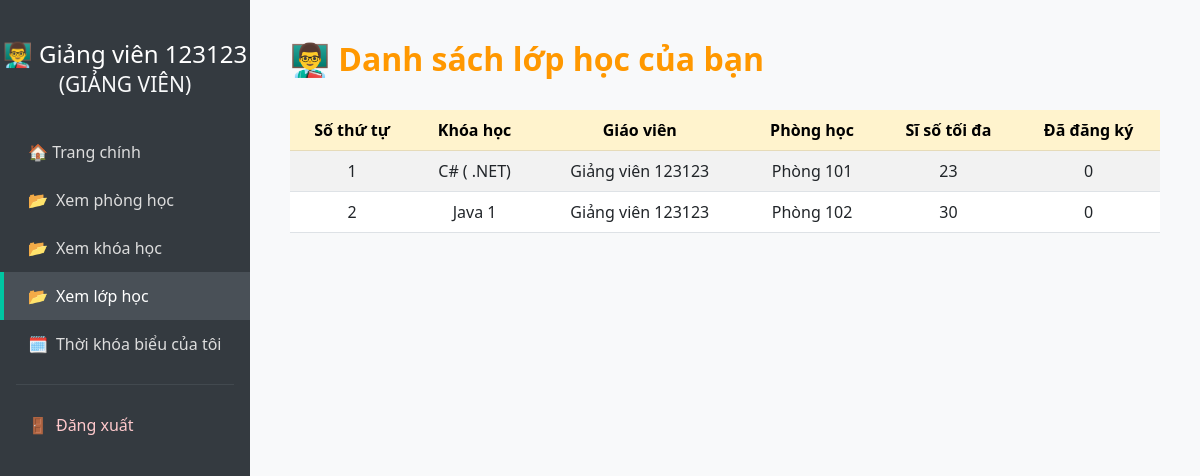
Before: /view-classes (signed in) with the older database file.
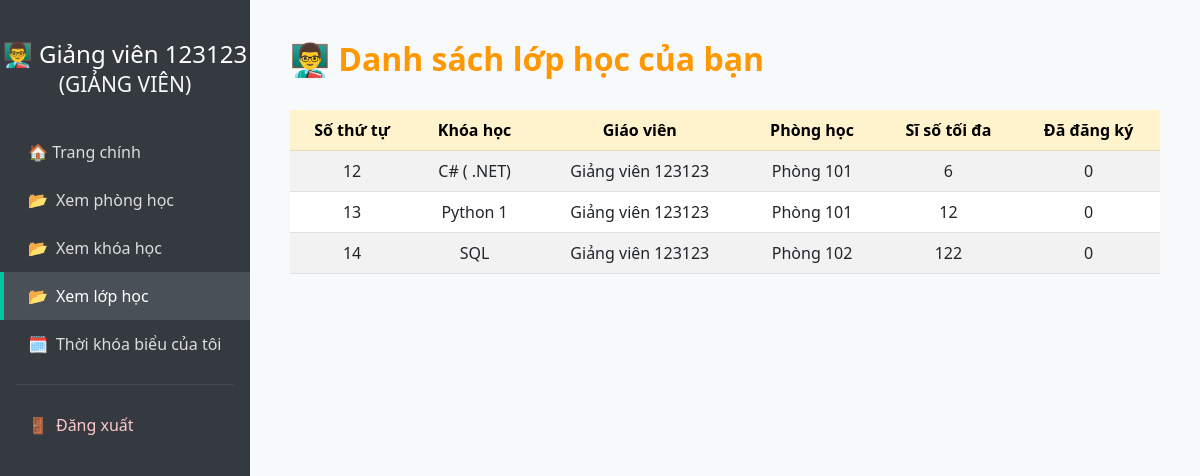
After: the same page with the newer database file.
### tables this page shows
CREATE TABLE users (
            id INTEGER PRIMARY KEY AUTOINCREMENT,
            full_name TEXT NOT NULL,
            email TEXT NOT NULL UNIQUE,
            password TEXT NOT NULL,
            role TEXT NOT NULL CHECK (role IN ('student', 'teacher', 'admin')),
            dob DATE,                
            phone TEXT,             
            gender TEXT CHECK (gender IN ('male', 'female', 'other')), 
            cccd TEXT              
        );

CREATE TABLE classes (
            id INTEGER PRIMARY KEY AUTOINCREMENT,
            course_id INTEGER NOT NULL,
            teacher_id INTEGER NOT NULL,
            room_id INTEGER NOT NULL,
            capacity INTEGER NOT NULL CHECK (capacity > 0),
            registered INTEGER DEFAULT 0, semester_id INTEGER REFERENCES semesters(id),
            FOREIGN KEY (course_id) REFERENCES courses(id),
            FOREIGN KEY (teacher_id) REFERENCES users(id),
            FOREIGN KEY (room_id) REFERENCES rooms(id)
        );

CREATE TABLE courses (
            id INTEGER PRIMARY KEY AUTOINCREMENT,
            name TEXT NOT NULL UNIQUE,
            description TEXT
        );

CREATE TABLE rooms (
            id INTEGER PRIMARY KEY AUTOINCREMENT,
            name TEXT NOT NULL UNIQUE,
            status TEXT NOT NULL CHECK (status IN ('available', 'occupied', 'maintenance'))
        );

### app.py (the view)
@app.route('/view-classes')
@login_required
def view_classes():
    conn = sqlite3.connect('database.db')
    cursor = conn.cursor()
    if( current_user.role == 'admin'):
        query = """
            SELECT classes.id, courses.name, users.full_name, rooms.name, classes.capacity, classes.registered
            FROM classes
            JOIN courses ON classes.course_id = courses.id
            JOIN users ON classes.teacher_id = users.id
            JOIN rooms ON classes.room_id = rooms.id
        """
        classes = cursor.execute(query).fetchall()
    elif (current_user.role == 'teacher'):
        query = """
            SELECT classes.id, courses.name, users.full_name, rooms.name, classes.capacity, classes.registered
            FROM classes
            JOIN courses ON classes.course_id = courses.id
            JOIN users ON classes.teacher_id = users.id
            JOIN rooms ON classes.room_id = rooms.id
            where classes.teacher_id = ?
        """
        classes = cursor.execute(query, (current_user.id,)).fetchall()
    else:
        conn.close()
        return "Không có quyền truy cập", 403
    conn.close()
    return render_template('view_classes.html', classes=classes, user = current_user)

### app.py (called while the page is built)
@login_manager.user_loader
def load_user(user_id):
    conn = sqlite3.connect('database.db')
    cursor = conn.cursor()
    cursor.execute("SELECT id, full_name, email, role FROM users WHERE id = ?", (user_id,))
    row = cursor.fetchone()
    conn.close()
    if row:
        return User(*row)
    return None

### templates/view_classes.html (shortened to what this page needs)
<!DOCTYPE html>
<html lang="vi">
<head>
  <link href="https://cdn.jsdelivr.net/npm/bootstrap@5.3.0/dist/css/bootstrap.min.css" rel="stylesheet">
</head>
<body>
<div class="sidebar">
  {%if user.role == 'admin' %}
    <h4>🎓 {{ user.full_name }}<br><small class="text-light">(ADMIN)</small></h4>
  {% elif user.role == 'teacher' %}
    <h4>👨‍🏫 {{ user.full_name }}<br><small class="text-light">(GIẢNG VIÊN)</small></h4>
  {% else %}
    <h4>👩‍🎓 {{ user.full_name }}<br><small class="text-light">(Sinh viên)</small></h4>
  {% endif %}
  <a href="/dashboard">🏠 Trang chính</a>
  <a href="{{ url_for('view_rooms') }}"><span class="icon">📂</span>Xem phòng học</a>
  <a href="{{ url_for('view_courses') }}"><span class="icon">📂</span>Xem khóa học</a>
  <a href="{{ url_for('view_classes') }}" class="active" ><span class="icon">📂</span>Xem lớp học</a>
  {%if user.role == 'teacher' %}
  <a href="{{ url_for('teacher_schedule') }}"><span class="icon">🗓️</span>Thời khóa biểu của tôi</a>
  {% endif %}
  <hr class="text-secondary mx-3">
  <a href="{{ url_for('logout') }}" class="logout-link"><span class="icon">🚪</span>Đăng xuất</a>
</div>
<div class="main-content">
  {% if user.role == 'teacher' %}
    <h2>👨‍🏫 Danh sách lớp học của bạn</h2>
  {% endif %}
  <div class="table-responsive">
    <table class="table table-striped table-hover align-middle">
      <thead class="table-warning text-center">
        <tr>
          <th scope="col">Số thứ tự</th>
          <th scope="col">Khóa học</th>
          <th scope="col">Giáo viên</th>
          <th scope="col">Phòng học</th>
          <th scope="col">Sĩ số tối đa</th>
          <th scope="col">Đã đăng ký</th>
        </tr>
      </thead>
      <tbody class="text-center">
        {% for c in classes %}
        <tr>
          <td>{{ c[0] }}</td>
          <td>{{ c[1] }}</td>
          <td>{{ c[2] }}</td>
          <td>{{ c[3] }}</td>
          <td>{{ c[4] }}</td>
          <td>{{ c[5] }}</td>
        </tr>
        {% endfor %}
      </tbody>
    </table>
  </div>
</div>
</body>
</html>

### templates/view_classes.html (style rules this page uses)
body { margin: 0; font-family: 'Segoe UI', sans-serif; background: #f8f9fa; }
.sidebar { width: 250px; min-height: 100vh; background: #343a40; padding-top: 40px; position: fixed; left: 0; top: 0; }
.sidebar a { display: block; padding: 12px 24px; color: #ddd; text-decoration: none; border-left: 4px solid transparent; transition: all 0.2s ease-in-out; }
.sidebar h4 { color: #fff; text-align: center; margin-bottom: 30px; }
.sidebar a:hover, .sidebar a.active { background: #495057; border-left: 4px solid #00c6a2; color: #fff; }
.sidebar .icon { margin-right: 8px; }
.logout-link { color: #ffc9cc !important; }
.main-content { margin-left: 250px; padding: 40px; }
h2 { font-weight: bold; margin-bottom: 32px; color: #ff9800; }
.table th { font-weight: 600; }

Changed rows visible on the page:
removed classes: id "1", name "C# ( .NET)", full_name "Giảng viên 123123", name "Phòng 101", capacity "23", registered "0"
removed classes: id "2", name "Java 1", full_name "Giảng viên 123123", name "Phòng 102", capacity "30", registered "0"
added classes: id "12", name "C# ( .NET)", full_name "Giảng viên 123123", name "Phòng 101", capacity "6", registered "0"
added classes: id "13", name "Python 1", full_name "Giảng viên 123123", name "Phòng 101", capacity "12", registered "0"
added classes: id "14", name "SQL", full_name "Giảng viên 123123", name "Phòng 102", capacity "122", registered "0"
